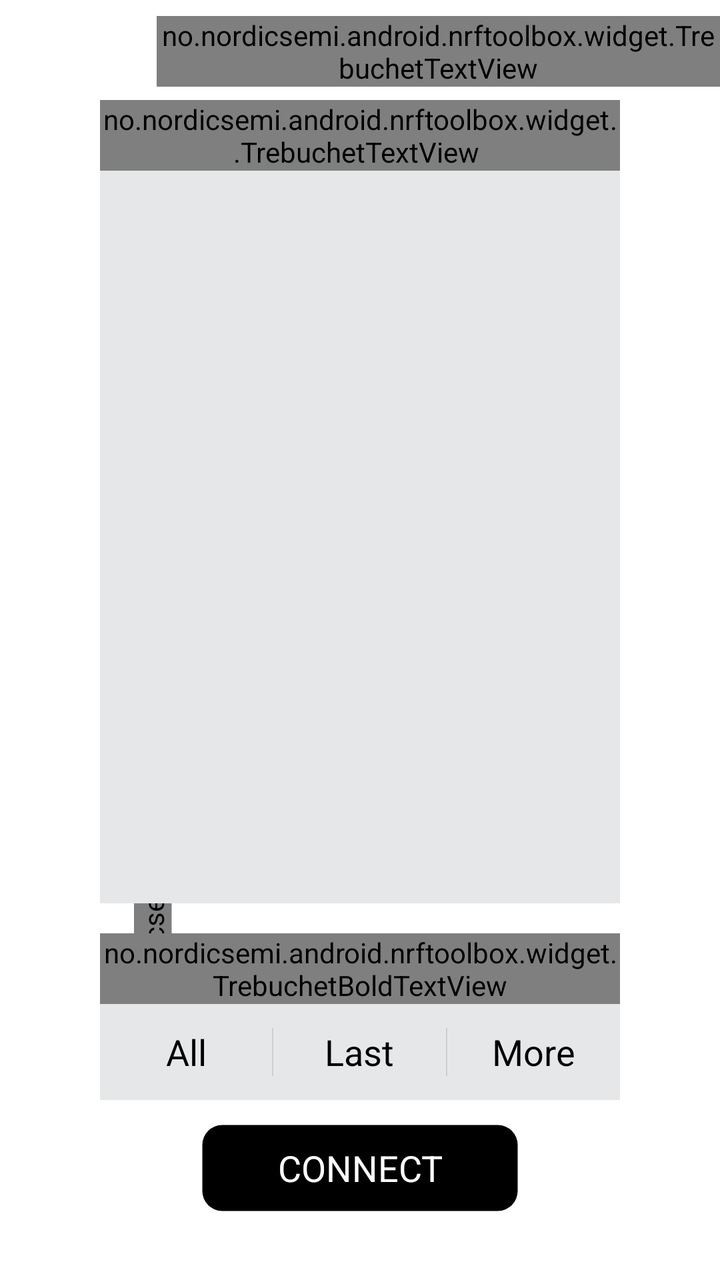
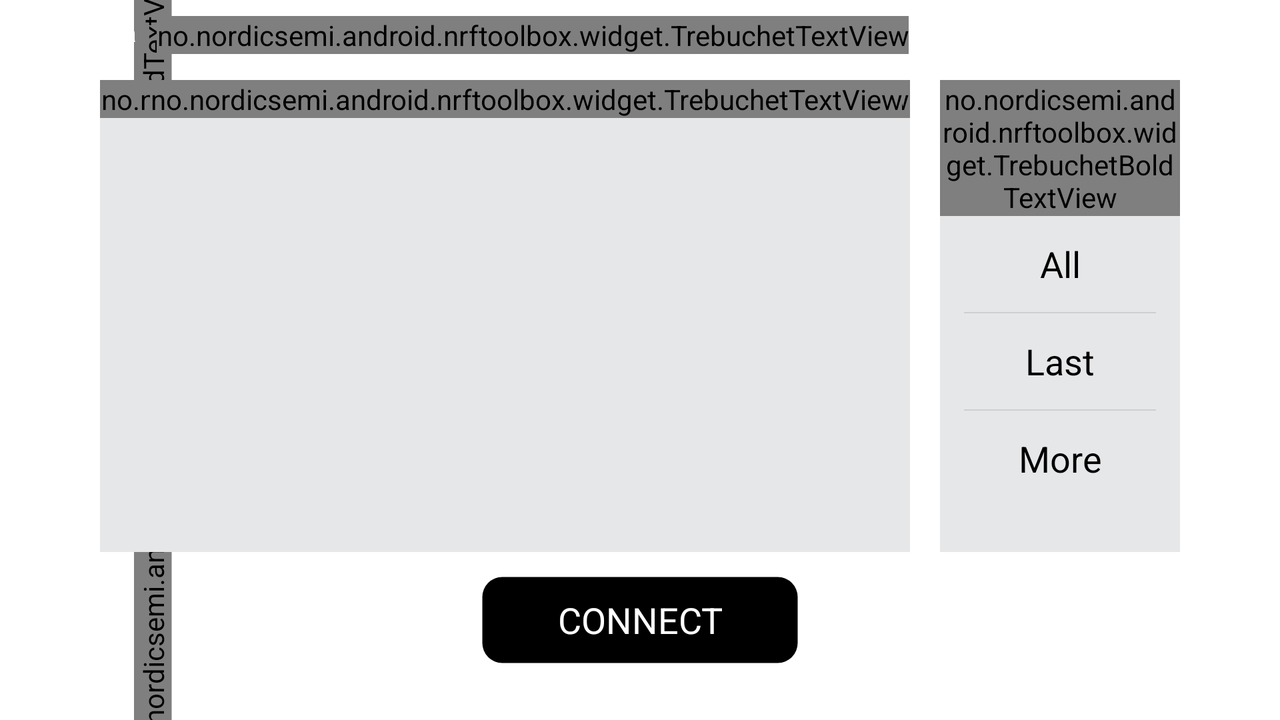

First picture: res/layout/ on a phone held upright. Second picture: the repository's own variant of that layout, on a device whose configuration matches the variant's folder. Source for both follows.
<!-- AndroidManifest.xml: application theme AppTheme -->
<!-- res/layout/activity_feature_gls.xml -->
<RelativeLayout xmlns:android="http://schemas.android.com/apk/res/android"
    xmlns:tools="http://schemas.android.com/tools"
    android:layout_width="match_parent"
    android:layout_height="match_parent"
    tools:context=".HTSActivity" >

    

    <no.nordicsemi.android.nrftoolbox.widget.TrebuchetBoldTextView
        android:layout_width="wrap_content"
        android:layout_height="wrap_content"
        android:layout_centerVertical="true"
        android:layout_marginLeft="@dimen/gls_feature_title_long_margin"
        android:rotation="270"
        android:text="@string/gls_feature_title_long"
        android:textColor="@color/darkGray"
        android:textSize="32dp"
        android:textStyle="bold" />

    <TextView
        android:id="@+id/battery"
        android:layout_width="wrap_content"
        android:layout_height="wrap_content"
        android:layout_alignParentLeft="true"
        android:layout_marginLeft="@dimen/feature_horizontal_margin"
        android:layout_marginTop="8dp"
        android:background="@drawable/battery"
        android:freezesText="true"
        android:gravity="center"
        android:text="@string/not_available"
        android:textColor="#FFFFFF"
        android:textSize="12sp" />

    <no.nordicsemi.android.nrftoolbox.widget.TrebuchetTextView
        android:id="@+id/device_name"
        android:layout_width="wrap_content"
        android:layout_height="wrap_content"
        android:layout_marginLeft="10dp"
        android:layout_marginTop="8dp"
        android:layout_toRightOf="@+id/battery"
        android:ellipsize="end"
        android:freezesText="true"
        android:maxLines="1"
        android:text="@string/gls_default_name"
        android:textAllCaps="true"
        android:textAppearance="?android:attr/textAppearanceLarge" />

    <LinearLayout
        android:layout_width="match_parent"
        android:layout_height="match_parent"
        android:layout_above="@+id/action_connect"
        android:layout_marginBottom="10dp"
        android:layout_marginLeft="@dimen/feature_horizontal_margin"
        android:layout_marginRight="@dimen/feature_horizontal_margin"
        android:layout_marginTop="@dimen/feature_vertical_margin_top"
        android:gravity="center_horizontal"
        android:orientation="vertical" >

        

        <LinearLayout
            android:layout_width="match_parent"
            android:layout_height="0dp"
            android:layout_weight="1"
            android:background="@color/backgroundColor"
            android:gravity="center_horizontal"
            android:orientation="vertical" >

            <RelativeLayout
                style="@style/Widget.ListTitle"
                android:layout_width="match_parent"
                android:layout_height="wrap_content" >

                <no.nordicsemi.android.nrftoolbox.widget.TrebuchetBoldTextView
                    style="@style/Widget.ListTitle"
                    android:layout_width="match_parent"
                    android:layout_height="wrap_content"
                    android:text="@string/gls_section_data" />

                <no.nordicsemi.android.nrftoolbox.widget.TrebuchetTextView
                    android:id="@+id/unit"
                    style="@style/Widget.ListTitle"
                    android:layout_width="wrap_content"
                    android:layout_height="wrap_content"
                    android:layout_alignParentRight="true"
                    android:layout_marginRight="4dp" />
            </RelativeLayout>

            <ExpandableListView
                android:id="@android:id/list"
                android:layout_width="match_parent"
                android:layout_height="match_parent"
                android:scrollbarStyle="outsideOverlay"
                tools:listitem="@layout/activity_feature_gls_item" />

            <TextView
                android:id="@android:id/empty"
                android:layout_width="wrap_content"
                android:layout_height="match_parent"
                android:gravity="center"
                android:text="@string/gls_no_data" />
        </LinearLayout>

        

        <LinearLayout
            android:layout_width="match_parent"
            android:layout_height="wrap_content"
            android:layout_marginTop="15dp"
            android:background="@color/backgroundColor"
            android:gravity="center_horizontal"
            android:orientation="vertical" >

            <no.nordicsemi.android.nrftoolbox.widget.TrebuchetBoldTextView
                style="@style/Widget.ListTitle"
                android:layout_width="match_parent"
                android:layout_height="wrap_content"
                android:text="@string/gls_section_actions" />

            <LinearLayout
                android:id="@+id/gls_control_std"
                style="?android:attr/buttonBarStyle"
                android:layout_width="match_parent"
                android:layout_height="wrap_content"
                android:orientation="horizontal" >

                <Button
                    android:id="@+id/action_all"
                    style="?android:attr/buttonBarButtonStyle"
                    android:layout_width="0dp"
                    android:layout_height="wrap_content"
                    android:layout_weight="1"
                    android:minWidth="0dp"
                    android:text="@string/gls_action_all" />

                <Button
                    android:id="@+id/action_last"
                    style="?android:attr/buttonBarButtonStyle"
                    android:layout_width="0dp"
                    android:layout_height="wrap_content"
                    android:layout_weight="1"
                    android:minWidth="0dp"
                    android:text="@string/gls_action_last" />

                <Button
                    android:id="@+id/action_more"
                    style="?android:attr/buttonBarButtonStyle"
                    android:layout_width="0dp"
                    android:layout_height="wrap_content"
                    android:layout_weight="1"
                    android:minWidth="0dp"
                    android:text="@string/gls_action_more" />
            </LinearLayout>
            
            <LinearLayout
                android:id="@+id/gls_control_abort"
                style="?android:attr/buttonBarStyle"
                android:layout_width="match_parent"
                android:layout_height="wrap_content"
                android:orientation="horizontal"
                android:visibility="gone" >

                <Button
                    android:id="@+id/action_abort"
                    style="?android:attr/buttonBarButtonStyle"
                    android:layout_width="0dp"
                    android:layout_height="wrap_content"
                    android:layout_weight="1"
                    android:minWidth="0dp"
                    android:text="@string/gls_action_abort" />
            </LinearLayout>
        </LinearLayout>
    </LinearLayout>

    <Button
        android:id="@+id/action_connect"
        style="@style/Widget.Connect"
        android:layout_width="wrap_content"
        android:layout_height="wrap_content"
        android:layout_alignParentBottom="true"
        android:layout_centerHorizontal="true"
        android:layout_marginBottom="@dimen/activity_vertical_margin_bottom"
        android:onClick="onConnectClicked"
        android:text="@string/action_connect" />

</RelativeLayout>
<!-- res/layout/activity_feature_gls_item.xml (included above) -->
<?xml version="1.0" encoding="UTF-8"?>

<RelativeLayout xmlns:android="http://schemas.android.com/apk/res/android"
    android:layout_width="match_parent"
    android:layout_height="?android:attr/listPreferredItemHeightSmall"
    android:paddingBottom="2dp"
    android:paddingEnd="4dp"
    android:paddingStart="?android:attr/expandableListPreferredItemPaddingLeft"
    android:paddingTop="2dp" >

    <TextView
        android:id="@+id/time"
        android:layout_width="wrap_content"
        android:layout_height="wrap_content"
        android:textAppearance="?android:attr/textAppearanceListItem" />

    <TextView
        android:id="@+id/details"
        android:layout_width="wrap_content"
        android:layout_height="wrap_content"
        android:layout_below="@+id/time"
        android:layout_marginTop="2dp"
        android:textAppearance="?android:attr/textAppearanceSmall"
        android:textSize="12sp" />

    <TextView
        android:id="@+id/gls_concentration"
        android:layout_width="wrap_content"
        android:layout_height="wrap_content"
        android:layout_alignParentRight="true"
        android:layout_centerVertical="true"
        android:textAppearance="?android:attr/textAppearanceLarge" />

</RelativeLayout>
<!-- resources referenced by this layout -->
<resources>
  <color name="backgroundColor">#E6E7E8</color>
  <color name="darkGray">#AAABAF</color>
  <dimen name="activity_vertical_margin_bottom">32dp</dimen>
  <dimen name="feature_horizontal_margin">50dp</dimen>
  <dimen name="feature_vertical_margin_top">50dp</dimen>
  <dimen name="gls_feature_title_long_margin">-126dp</dimen>
  <string name="action_connect">CONNECT</string>
  <string name="gls_action_abort">Abort</string>
  <string name="gls_action_all">All</string>
  <string name="gls_action_last">Last</string>
  <string name="gls_action_more">More</string>
  <string name="gls_default_name">DEFAULT BGM</string>
  <string name="gls_feature_title_long">GLUCOSE MONITOR</string>
  <string name="gls_no_data">No values to display</string>
  <string name="gls_section_actions">CONTROL</string>
  <string name="gls_section_data">READINGS</string>
  <string name="not_available">n/a</string>
  <style name="Widget.Connect" parent="@android:style/Widget.Holo.Light.Button">
          <item name="android:background">@drawable/button</item>
          <item name="android:textColor">#FFFFFF</item>
          <item name="android:paddingLeft">40dp</item>
          <item name="android:paddingRight">40dp</item>
      </style>
  <style name="Widget.ListTitle">
          <item name="android:background">@color/headerBackgroundColor</item>
          <item name="android:textColor">@color/headerTextColor</item>
          <item name="android:gravity">center</item>
      </style>
  <!-- drawable button (drawable) -->
  <?xml version="1.0" encoding="UTF-8"?>
  
  <selector xmlns:android="http://schemas.android.com/apk/res/android">
  
      <item android:drawable="@drawable/button_p" android:state_pressed="true"/>
      <item android:drawable="@drawable/button_n"/>
  
  </selector>
  <color name="headerBackgroundColor">#009ada</color>
  <color name="headerTextColor">#FFFFFF</color>
  <style name="Widget.ActionBar" parent="@android:style/Widget.Holo.Light.ActionBar.Solid.Inverse">
          <item name="android:background">@color/actionBarColor</item>
          <item name="android:backgroundStacked">@color/actionBarColor</item>
          <item name="android:backgroundSplit">@color/actionBarColor</item>
          <item name="android:displayOptions">useLogo|showHome|showTitle</item>
      </style>
  <style name="Widget.Button" parent="@android:style/Widget.Holo.Light.Button">
          <item name="android:minWidth">160dip</item>
      </style>
  <style name="TextAppearance">
          <item name="android:textSize">15sp</item>
          <item name="android:textStyle">bold</item>
      </style>
  <style name="TextAppearance.Small">
          <item name="android:textSize">12sp</item>
          <item name="android:textStyle">normal</item>
      </style>
  <style name="Widget.ActionBar.Overflow" parent="@android:style/Widget.Holo.Light.ActionButton.Overflow">
          <item name="android:src">@drawable/ic_menu_moreoverflow</item>
      </style>
  <!-- drawable button_p (drawable) -->
  <?xml version="1.0" encoding="UTF-8"?>
  
  <shape xmlns:android="http://schemas.android.com/apk/res/android"
      android:shape="rectangle" >
  
      <corners android:radius="10dp" />
  
      <solid android:color="#000000" />
  
      <stroke
          android:width="5dp"
          android:color="#99009CDE" />
  
  </shape>
  <!-- drawable button_n (drawable) -->
  <?xml version="1.0" encoding="UTF-8"?>
  
  <shape xmlns:android="http://schemas.android.com/apk/res/android"
      android:shape="rectangle" >
  
      <corners android:radius="10dp" />
  
      <solid android:color="#000000" />
  
      <stroke
          android:width="5dp"
          android:color="#00000000" />
  
  </shape>
  <color name="actionBarColor">#009CDE</color>
</resources>
<!-- res/layout-land/activity_feature_gls.xml (the author's variant of the layout above) -->
<!-- drawn on the phone turned sideways -->
<RelativeLayout xmlns:android="http://schemas.android.com/apk/res/android"
    xmlns:tools="http://schemas.android.com/tools"
    android:layout_width="match_parent"
    android:layout_height="match_parent"
    tools:context=".HTSActivity" >

    

    <no.nordicsemi.android.nrftoolbox.widget.TrebuchetBoldTextView
        android:layout_width="wrap_content"
        android:layout_height="wrap_content"
        android:layout_centerVertical="true"
        android:layout_marginLeft="@dimen/gls_feature_title_long_margin"
        android:rotation="270"
        android:text="@string/gls_feature_title_long"
        android:textColor="@color/darkGray"
        android:textSize="32dp"
        android:textStyle="bold" />

    <TextView
        android:id="@+id/battery"
        android:layout_width="wrap_content"
        android:layout_height="wrap_content"
        android:layout_alignParentLeft="true"
        android:layout_marginLeft="@dimen/feature_horizontal_margin"
        android:layout_marginTop="8dp"
        android:background="@drawable/battery"
        android:freezesText="true"
        android:gravity="center"
        android:text="@string/not_available"
        android:textColor="#FFFFFF"
        android:textSize="12sp" />

    <no.nordicsemi.android.nrftoolbox.widget.TrebuchetTextView
        android:id="@+id/device_name"
        android:layout_width="wrap_content"
        android:layout_height="wrap_content"
        android:layout_marginLeft="10dp"
        android:layout_marginTop="8dp"
        android:layout_toRightOf="@+id/battery"
        android:ellipsize="end"
        android:freezesText="true"
        android:maxLines="1"
        android:text="@string/gls_default_name"
        android:textAllCaps="true"
        android:textAppearance="?android:attr/textAppearanceLarge" />

    <LinearLayout
        android:layout_width="match_parent"
        android:layout_height="match_parent"
        android:layout_above="@+id/action_connect"
        android:layout_marginBottom="10dp"
        android:layout_marginLeft="@dimen/feature_horizontal_margin"
        android:layout_marginRight="@dimen/feature_horizontal_margin"
        android:layout_marginTop="@dimen/feature_vertical_margin_top"
        android:gravity="center_horizontal"
        android:orientation="horizontal" >

        

        <LinearLayout
            android:layout_width="0dp"
            android:layout_height="match_parent"
            android:layout_weight="1"
            android:background="@color/backgroundColor"
            android:gravity="center"
            android:orientation="vertical" >

            <RelativeLayout
                style="@style/Widget.ListTitle"
                android:layout_width="match_parent"
                android:layout_height="wrap_content" >

                <no.nordicsemi.android.nrftoolbox.widget.TrebuchetBoldTextView
                    style="@style/Widget.ListTitle"
                    android:layout_width="match_parent"
                    android:layout_height="wrap_content"
                    android:text="@string/gls_section_data" />

                <no.nordicsemi.android.nrftoolbox.widget.TrebuchetTextView
                    android:id="@+id/unit"
                    style="@style/Widget.ListTitle"
                    android:layout_width="wrap_content"
                    android:layout_height="wrap_content"
                    android:layout_alignParentRight="true"
                    android:layout_marginRight="4dp" />
            </RelativeLayout>

            <ExpandableListView
                android:id="@android:id/list"
                android:layout_width="match_parent"
                android:layout_height="match_parent"
                android:scrollbarStyle="outsideOverlay"
                tools:listitem="@layout/activity_feature_gls_item" />

            <TextView
                android:id="@android:id/empty"
                android:layout_width="wrap_content"
                android:layout_height="match_parent"
                android:gravity="center"
                android:text="@string/gls_no_data" />
        </LinearLayout>

        

        <LinearLayout
            android:layout_width="120dp"
            android:layout_height="match_parent"
            android:layout_marginLeft="15dp"
            android:background="@color/backgroundColor"
            android:gravity="center_horizontal"
            android:orientation="vertical" >

            <no.nordicsemi.android.nrftoolbox.widget.TrebuchetBoldTextView
                style="@style/Widget.ListTitle"
                android:layout_width="match_parent"
                android:layout_height="wrap_content"
                android:text="@string/gls_section_actions" />

            <LinearLayout
                android:id="@+id/gls_control_std"
                style="?android:attr/buttonBarStyle"
                android:layout_width="match_parent"
                android:layout_height="wrap_content"
                android:gravity="center_horizontal"
                android:orientation="vertical" >

                <Button
                    android:id="@+id/action_all"
                    style="?android:attr/buttonBarButtonStyle"
                    android:layout_width="match_parent"
                    android:layout_height="wrap_content"
                    android:minWidth="0dp"
                    android:text="@string/gls_action_all" />

                <Button
                    android:id="@+id/action_last"
                    style="?android:attr/buttonBarButtonStyle"
                    android:layout_width="match_parent"
                    android:layout_height="wrap_content"
                    android:minWidth="0dp"
                    android:text="@string/gls_action_last" />

                <Button
                    android:id="@+id/action_more"
                    style="?android:attr/buttonBarButtonStyle"
                    android:layout_width="match_parent"
                    android:layout_height="wrap_content"
                    android:minWidth="0dp"
                    android:text="@string/gls_action_more" />
            </LinearLayout>
            
            <LinearLayout
                android:id="@+id/gls_control_abort"
                style="?android:attr/buttonBarStyle"
                android:layout_width="match_parent"
                android:layout_height="wrap_content"
                android:orientation="horizontal"
                android:visibility="gone" >

                <Button
                    android:id="@+id/action_abort"
                    style="?android:attr/buttonBarButtonStyle"
                    android:layout_width="0dp"
                    android:layout_height="wrap_content"
                    android:layout_weight="1"
                    android:minWidth="0dp"
                    android:text="@string/gls_action_abort" />
            </LinearLayout>
        </LinearLayout>
    </LinearLayout>

    <Button
        android:id="@+id/action_connect"
        style="@style/Widget.Connect"
        android:layout_width="wrap_content"
        android:layout_height="wrap_content"
        android:layout_alignParentBottom="true"
        android:layout_centerHorizontal="true"
        android:layout_marginBottom="@dimen/activity_vertical_margin_bottom"
        android:onClick="onConnectClicked"
        android:text="@string/action_connect" />

</RelativeLayout>
<!-- resources referenced by the variant -->
<!-- as the phone turned sideways resolves them -->
<resources>
  <color name="backgroundColor">#E6E7E8</color>
  <color name="darkGray">#AAABAF</color>
  <!-- from res/values-land/ -->
  <dimen name="activity_vertical_margin_bottom">26dp</dimen>
  <dimen name="feature_horizontal_margin">50dp</dimen>
  <!-- from res/values-land/ -->
  <dimen name="feature_vertical_margin_top">40dp</dimen>
  <dimen name="gls_feature_title_long_margin">-126dp</dimen>
  <string name="action_connect">CONNECT</string>
  <string name="gls_action_abort">Abort</string>
  <string name="gls_action_all">All</string>
  <string name="gls_action_last">Last</string>
  <string name="gls_action_more">More</string>
  <string name="gls_default_name">DEFAULT BGM</string>
  <string name="gls_feature_title_long">GLUCOSE MONITOR</string>
  <string name="gls_no_data">No values to display</string>
  <string name="gls_section_actions">CONTROL</string>
  <string name="gls_section_data">READINGS</string>
  <string name="not_available">n/a</string>
  <style name="Widget.Connect" parent="@android:style/Widget.Holo.Light.Button">
          <item name="android:background">@drawable/button</item>
          <item name="android:textColor">#FFFFFF</item>
          <item name="android:paddingLeft">40dp</item>
          <item name="android:paddingRight">40dp</item>
      </style>
  <style name="Widget.ListTitle">
          <item name="android:background">@color/headerBackgroundColor</item>
          <item name="android:textColor">@color/headerTextColor</item>
          <item name="android:gravity">center</item>
      </style>
  <!-- drawable button (drawable) -->
  <?xml version="1.0" encoding="UTF-8"?>
  
  <selector xmlns:android="http://schemas.android.com/apk/res/android">
  
      <item android:drawable="@drawable/button_p" android:state_pressed="true"/>
      <item android:drawable="@drawable/button_n"/>
  
  </selector>
  <color name="headerBackgroundColor">#009ada</color>
  <color name="headerTextColor">#FFFFFF</color>
  <style name="Widget.ActionBar" parent="@android:style/Widget.Holo.Light.ActionBar.Solid.Inverse">
          <item name="android:background">@color/actionBarColor</item>
          <item name="android:backgroundStacked">@color/actionBarColor</item>
          <item name="android:backgroundSplit">@color/actionBarColor</item>
          <item name="android:displayOptions">useLogo|showHome|showTitle</item>
      </style>
  <style name="Widget.Button" parent="@android:style/Widget.Holo.Light.Button">
          <item name="android:minWidth">160dip</item>
      </style>
  <style name="TextAppearance">
          <item name="android:textSize">15sp</item>
          <item name="android:textStyle">bold</item>
      </style>
  <style name="TextAppearance.Small">
          <item name="android:textSize">12sp</item>
          <item name="android:textStyle">normal</item>
      </style>
  <style name="Widget.ActionBar.Overflow" parent="@android:style/Widget.Holo.Light.ActionButton.Overflow">
          <item name="android:src">@drawable/ic_menu_moreoverflow</item>
      </style>
  <!-- drawable button_p (drawable) -->
  <?xml version="1.0" encoding="UTF-8"?>
  
  <shape xmlns:android="http://schemas.android.com/apk/res/android"
      android:shape="rectangle" >
  
      <corners android:radius="10dp" />
  
      <solid android:color="#000000" />
  
      <stroke
          android:width="5dp"
          android:color="#99009CDE" />
  
  </shape>
  <!-- drawable button_n (drawable) -->
  <?xml version="1.0" encoding="UTF-8"?>
  
  <shape xmlns:android="http://schemas.android.com/apk/res/android"
      android:shape="rectangle" >
  
      <corners android:radius="10dp" />
  
      <solid android:color="#000000" />
  
      <stroke
          android:width="5dp"
          android:color="#00000000" />
  
  </shape>
  <color name="actionBarColor">#009CDE</color>
</resources>
